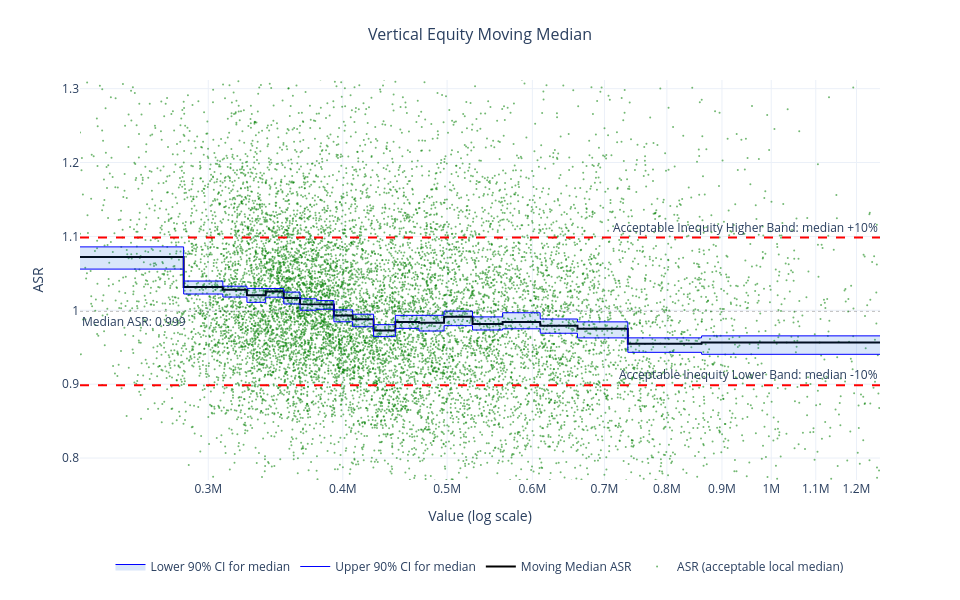

Notebook cell for this chart:
### Markdown cell above
`vem_plot()` is the one-liner form, straight from the sales frame with no `asr` column
required:

### Code cell
rs.vem_plot(sample_df,
            assessment_header=ASSESSMENT,
            market_value_header=MARKET_VALUE,
            quantiles=20,
            conf_level=0.90,
            title='Vertical Equity Moving Median')

### Figure 1 — Plotly figure (JSON) as saved in the notebook; plotly's stock layout.template omitted (floating-point values rounded to 4 significant figures; data arrays with more than 128 entries replaced by an {"elided": "..."} marker saying what was removed)
{"data": [{"marker": {"color": "green", "opacity": 0.55, "size": 2}, "mode": "markers", "name": "ASR (acceptable local median)", "type": "scatter", "x": {"elided": "12583 int values"}, "y": {"elided": "12583 float values"}}, {"marker": {"color": "red", "opacity": 0.7, "size": 2}, "mode": "markers", "name": "ASR (excessive local median)", "type": "scatter", "x": [], "y": []}, {"line": {"color": "black", "width": 2}, "mode": "lines", "name": "Moving Median ASR", "type": "scatter", "x": {"elided": "12583 int values"}, "y": {"elided": "12583 float values"}}, {"line": {"color": "blue", "width": 1}, "mode": "lines", "name": "Upper 90% CI for median", "type": "scatter", "x": {"elided": "12583 int values"}, "y": {"elided": "12583 float values"}}, {"fill": "tonexty", "fillcolor": "rgba(0,90,220,0.15)", "line": {"color": "blue", "width": 1}, "mode": "lines", "name": "Lower 90% CI for median", "type": "scatter", "x": {"elided": "12583 int values"}, "y": {"elided": "12583 float values"}}], "layout": {"annotations": [{"showarrow": false, "text": "Median ASR: 0.999", "x": 0, "xanchor": "left", "xref": "x domain", "y": 0.9985, "yanchor": "top", "yref": "y"}, {"showarrow": false, "text": "Acceptable Inequity Higher Band: median +10%", "x": 1, "xanchor": "right", "xref": "x domain", "y": 1.099, "yanchor": "bottom", "yref": "y"}, {"showarrow": false, "text": "Acceptable Inequity Lower Band: median -10%", "x": 1, "xanchor": "right", "xref": "x domain", "y": 0.8985, "yanchor": "bottom", "yref": "y"}], "height": 600, "hovermode": "x unified", "legend": {"orientation": "h", "x": 0.5, "xanchor": "center", "y": -0.18, "yanchor": "top"}, "margin": {"b": 120, "t": 80}, "shapes": [{"line": {"color": "rgba(0,0,0,0.25)", "dash": "dot", "width": 1}, "type": "line", "x0": 0, "x1": 1, "xref": "x domain", "y0": 0.9985, "y1": 0.9985, "yref": "y"}, {"line": {"color": "red", "dash": "dash", "width": 2}, "type": "line", "x0": 0, "x1": 1, "xref": "x domain", "y0": 1.099, "y1": 1.099, "yref": "y"}, {"line": {"color": "red", "dash": "dash", "width": 2}, "type": "line", "x0": 0, "x1": 1, "xref": "x domain", "y0": 0.8985, "y1": 0.8985, "yref": "y"}], "title": {"font": {"size": 16}, "text": "Vertical Equity Moving Median", "x": 0.5, "xanchor": "center"}, "width": 960, "xaxis": {"range": [5.358, 6.101], "title": {"text": "Value (log scale)"}, "type": "log"}, "yaxis": {"range": [0.7703, 1.312], "title": {"text": "ASR"}, "type": "linear"}}}
